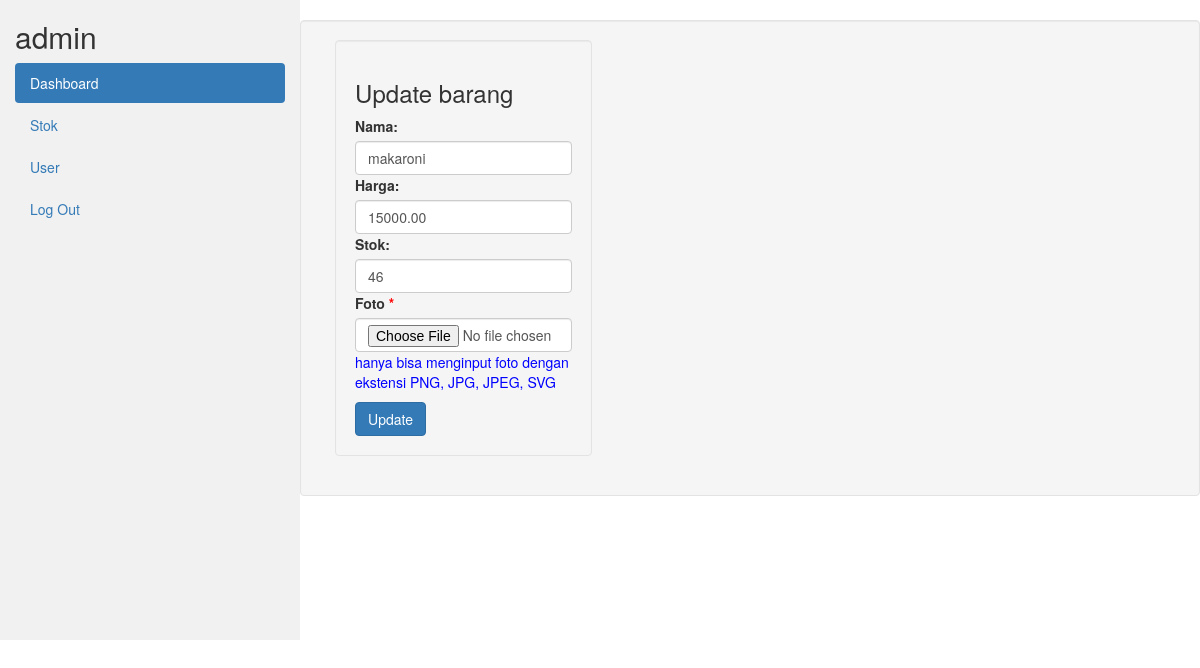
The app's page /petugas/index.php?page=edit_barang&id_produk=4 (signed in) with its own data.
### tables this page shows
CREATE TABLE `produk` (
  `id_produk` int(11) NOT NULL,
  `nama_produk` varchar(255) NOT NULL,
  `harga` decimal(10,2) NOT NULL,
  `stok` int(11) NOT NULL,
  `terjual` int(255) NOT NULL,
  `foto` varchar(255) DEFAULT NULL
);

### petugas/edit_barang.php (the view, shortened to what this page needs)
<?php
include_once("../conn/koneksi.php");
$id = $_GET['id_produk'];
$result1 = mysqli_query($koneksi, "SELECT * FROM produk WHERE id_produk=$id");
while ($barang_data = mysqli_fetch_array($result1)) {
    $name = $barang_data['nama_produk'];
    $harga = $barang_data['harga'];
    $stok = $barang_data['stok'];
}
?>
<div class="row well">
    <div class="col-md-4">
        <div class="card well">
            <div class="card-header">
                <h3 class="">Update barang</h3>
            </div>
            <div class="card-body">
                <form action="" method="POST" enctype="multipart/form-data">
                    <div class="mb-3 mt-3">
                        <label for="nama" class="form-label">Nama:</label>
                        <input type="text" class="form-control" id="nama_produk" value="<?php echo $name; ?>" placeholder="Masukkan Nama" name="nama_produk">
                    </div>
                    <div class="mb-3">
                        <label for="harga" class="form-label">Harga:</label>
                        <input type="text" class="form-control" id="harga" value="<?php echo $harga; ?>" placeholder="Masukkan Harga" name="harga">
                    </div>
                    <div class="mb-3">
                        <label for="stok" class="form-label">Stok:</label>
                        <input type="text" class="form-control" id="stok" value="<?php echo $stok; ?>" placeholder="Masukkan Stok" name="stok">
                    </div>
                    <div class="mb-3">
                        <label for="foto" class="form-label">Foto<span style="color: red;"> *</span></label>
                        <input type="file" class="form-control" id="foto" name="foto">
                        <p style="color: blue;">hanya bisa menginput foto dengan ekstensi PNG, JPG, JPEG, SVG</p>
                    </div>
                    <button type="submit" name="update" class="btn btn-primary">Update</button>
                </form>
            </div>
        </div>
    </div>
</div>

### records on screen
produk: nama_produk "makaroni", harga "15000.00", stok "46"

### other values on screen
$_SESSION['level'] "admin"
